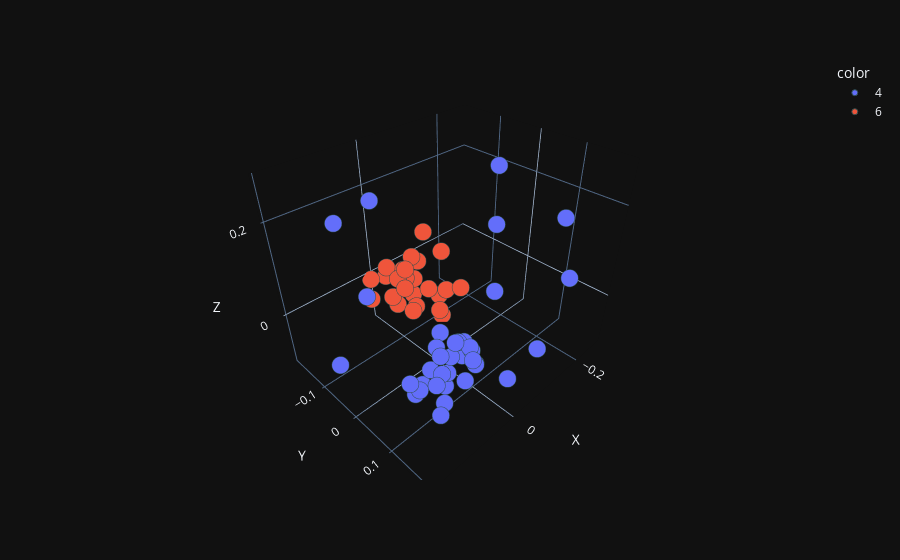

Notebook code for this chart:
### Markdown cell above
#### 3D Visualization using MDS

### Code cell
mds = MDS(n_components=3, dissimilarity="precomputed", n_init=1000, max_iter=2000)
X_r = mds.fit(alignment_matrix).embedding_

df = pd.DataFrame({"X":X_r[:,0], "Y":X_r[:,1], "Z":X_r[:,2], "color":color_list,  "ID":alignment_matrix.index.tolist()})

fig = px.scatter_3d(df, x="X", y="Y", z="Z", color="color", hover_name="ID")
fig.update_traces(marker=dict(size=6, line=dict(width=1, color='DarkSlateGrey')), selector=dict(mode='markers'))

fig.show()

### Figure 1 — Plotly figure (JSON) as saved in the notebook; plotly's stock layout.template omitted (floating-point values rounded to 4 significant figures)
{"data": [{"hovertemplate": "<b>%{hovertext}</b><br><br>color=4<br>X=%{x}<br>Y=%{y}<br>Z=%{z}<extra></extra>", "hovertext": ["1b77A_1_228", "1czdA_1001_1228", "1dmlA_29_319", "1iz4A_2_244", "1plqA_1_250", "1rxmA_1_238", "1ud9A_1_240", "2hiiA_2_249", "2hiiB_3_241", "2hikC_2_240", "2z0lA_1_299", "2zvvA_1_255", "2zvwA_2_251", "3a1jB_2_277", "3a1jC_17_271", "3aixA_2_241", "3aixB_3_244", "3g65A_1_273", "3hi8A_1_240", "3hslX_4_300", "3k4xA_270_517", "3k4xA_2_250", "3k4xA_537_784", "3lx1A_2_247", "3lx2A_3_244", "3p91A_1_254", "4cs5A_1_255", "4hk1A_-2_254", "4ztdA_4_251", "5a6dA_2_247", "5ixaA_8_270", "5tupA_1_254", "6aigA_16_262", "6qh1A_1_253", "6t8hE_2_247", "7bupA_1_255", "7ep8A_1_256", "7o1eA_2_251"], "legendgroup": "4", "marker": {"color": "#636efa", "symbol": "circle", "line": {"color": "DarkSlateGrey", "width": 1}, "size": 6}, "mode": "markers", "name": "4", "scene": "scene", "showlegend": true, "x": [0.1227, 0.06779, -0.2674, 0.09371, 0.05874, 0.08011, 0.1173, -0.02091, 0.1252, 0.1208, -0.2222, 0.03864, 0.04824, 0.1503, -0.06891, 0.1316, -0.06631, 0.1909, 0.008531, -0.1169, 0.08568, 0.06237, 0.08278, 0.0765, 0.08537, 0.02129, 0.05077, 0.02952, 0.07279, 0.05852, -0.1128, 0.03889, 0.05595, 0.04039, 0.06807, 0.03474, 0.04098, 0.0532], "y": [-0.1107, -0.08132, 0.1173, 0.1186, 0.07317, 0.04661, 0.1336, 0.1634, 0.07974, 0.08647, 0.1147, 0.11, 0.106, 0.004902, 0.08294, 0.07489, 0.188, -0.04141, 0.08733, 0.03705, 0.1015, 0.1129, 0.0891, 0.06601, 0.09029, 0.1228, 0.1175, 0.1299, 0.113, 0.09087, 0.04258, 0.1284, 0.08197, 0.09325, 0.08638, 0.1073, 0.1261, 0.1445], "z": [0.2022, 0.2344, 0.007009, -0.07322, 0.03887, -0.09342, -0.07162, -0.0657, -0.05653, -0.04457, 0.1648, 0.02904, 0.03179, 0.1289, 0.06269, -0.02957, -0.005946, -0.02611, -0.1072, 0.2758, 0.0215, 0.04418, 0.03108, -0.04316, -0.05792, -0.02611, 0.009996, -0.01757, 0.01976, -0.04594, 0.1668, 0.02159, -0.08852, 0.01278, -0.04515, -0.001923, 0.02838, 0.02034], "type": "scatter3d"}, {"hovertemplate": "<b>%{hovertext}</b><br><br>color=6<br>X=%{x}<br>Y=%{y}<br>Z=%{z}<extra></extra>", "hovertext": ["1mmiB_1_363", "1vpkA_1_361", "2avtA_1_377", "2awaA_1_377", "3p16A_14_395", "4k74A_0_364", "4rkiA_2_375", "4tr6A_1_380", "4tr7A_10_400", "4tr8B_2_362", "4trtB_2_357", "5ah2A_9_390", "5w7zA_0_379", "5wceA_1_372", "5x06A_-1_365", "6amqC_1_365", "6ap4A_0_381", "6d46A_0_381", "6d47A_10_402", "6degA_0_373", "6dj8A_0_385", "6dlkA_0_379", "6manA_0_379", "7evpA_3_371", "7rzmA_2_361"], "legendgroup": "6", "marker": {"color": "#EF553B", "symbol": "circle", "line": {"color": "DarkSlateGrey", "width": 1}, "size": 6}, "mode": "markers", "name": "6", "scene": "scene", "showlegend": true, "x": [-0.02826, 0.05993, -0.09872, -0.06547, -0.09662, -0.04193, -0.03068, -0.07472, -0.08306, -0.02647, -0.1373, -0.1154, -0.08607, -0.02283, -0.04042, -0.04899, 0.009928, -0.04631, -0.1055, -0.1152, -0.1046, -0.06361, -0.03594, -0.01433, -0.02427], "y": [-0.1228, -0.1173, -0.1614, -0.1417, -0.08329, -0.1354, -0.1538, -0.1478, -0.07631, -0.1419, -0.06633, -0.08909, -0.1136, -0.1735, -0.1339, -0.1522, -0.187, -0.1103, -0.1012, -0.1034, -0.1467, -0.1395, -0.1089, -0.148, -0.1803], "z": [-0.0199, 0.004434, -0.003446, 0.03301, -0.109, -0.006779, -0.08127, -0.0316, -0.08283, -0.004299, -0.04611, -0.0519, -0.04683, 0.0111, 0.01686, 0.002908, -0.009893, -0.07063, -0.06777, 0.04126, 0.0744, -0.06304, -0.0765, -0.04845, -0.01569], "type": "scatter3d"}], "layout": {"scene": {"domain": {"x": [0.0, 1.0], "y": [0.0, 1.0]}, "xaxis": {"title": {"text": "X"}}, "yaxis": {"title": {"text": "Y"}}, "zaxis": {"title": {"text": "Z"}}}, "legend": {"title": {"text": "color"}, "tracegroupgap": 0}, "margin": {"t": 60}}}
